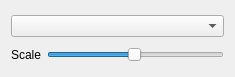
<?xml version="1.0" encoding="UTF-8"?>
<ui version="4.0">
 <class>NodeEditor</class>
 <widget class="QWidget" name="NodeEditor">
  <property name="geometry">
   <rect>
    <x>0</x>
    <y>0</y>
    <width>235</width>
    <height>77</height>
   </rect>
  </property>
  <property name="windowTitle">
   <string>Form</string>
  </property>
  <layout class="QGridLayout" name="gridLayout">
   <item row="0" column="0" colspan="2">
    <widget class="QComboBox" name="dataComboBox"/>
   </item>
   <item row="1" column="0">
    <widget class="QLabel" name="label">
     <property name="text">
      <string>Scale</string>
     </property>
    </widget>
   </item>
   <item row="1" column="1">
    <widget class="QSlider" name="scaleAxisSlider">
     <property name="maximum">
      <number>99</number>
     </property>
     <property name="value">
      <number>49</number>
     </property>
     <property name="sliderPosition">
      <number>49</number>
     </property>
     <property name="orientation">
      <enum>Qt::Horizontal</enum>
     </property>
     <property name="invertedAppearance">
      <bool>false</bool>
     </property>
     <property name="invertedControls">
      <bool>false</bool>
     </property>
     <property name="tickPosition">
      <enum>QSlider::NoTicks</enum>
     </property>
    </widget>
   </item>
  </layout>
 </widget>
 <resources/>
 <connections/>
</ui>
